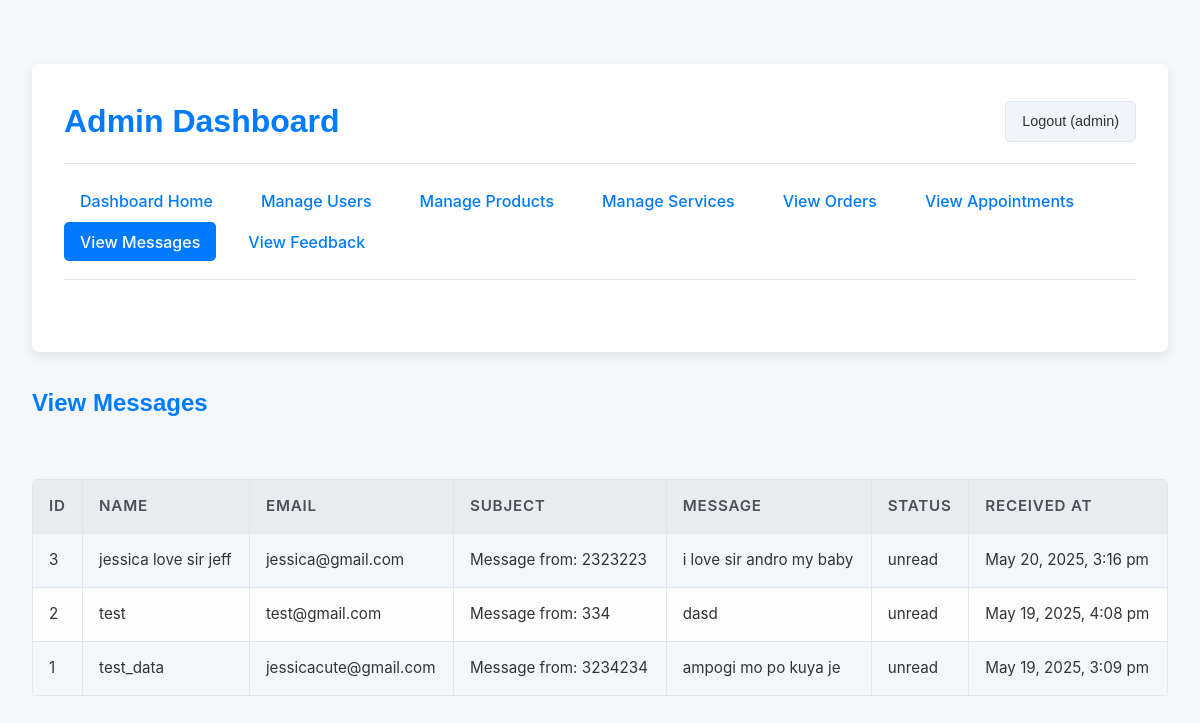
Page /admin/view_messages.php (signed in) on the committed database.
### tables this page shows
CREATE TABLE `messages` (
  `id` int(11) NOT NULL,
  `name` varchar(100) NOT NULL,
  `email` varchar(100) NOT NULL,
  `subject` varchar(200) DEFAULT NULL,
  `message` text NOT NULL,
  `status` enum('unread','read') DEFAULT 'unread',
  `created_at` timestamp NOT NULL DEFAULT current_timestamp()
);

### admin/view_messages.php (the view, shortened to what this page needs)
<?php
include 'admin_header.php';
$messages_sql = "SELECT id, name, email, subject, message, status, created_at FROM messages ORDER BY created_at DESC";
$messages_result = $conn->query($messages_sql);
?>
<h2>View Messages</h2>
<?php if ($messages_result && $messages_result->num_rows > 0): ?>
    <div class="admin-table-container">
        <table class="admin-table">
            <thead>
                <tr>
                    <th>ID</th>
                    <th>Name</th>
                    <th>Email</th>
                    <th>Subject</th>
                    <th>Message</th>
                    <th>Status</th>
                    <th>Received At</th>
                </tr>
            </thead>
            <tbody>
                <?php while ($message = $messages_result->fetch_assoc()): ?>
                    <tr>
                        <td><?php echo htmlspecialchars($message['id']); ?></td>
                        <td><?php echo htmlspecialchars($message['name']); ?></td>
                        <td><?php echo htmlspecialchars($message['email']); ?></td>
                        <td><?php echo htmlspecialchars($message['subject'] ?? 'N/A'); ?></td>
                        <td><?php echo nl2br(htmlspecialchars($message['message'])); ?></td>
                        <td><?php echo htmlspecialchars($message['status']); ?></td>
                        <td><?php echo date('M j, Y, g:i a', strtotime($message['created_at'])); ?></td>
                    </tr>
                <?php endwhile; ?>
            </tbody>
        </table>
    </div>
<?php else: ?>
    <p>No messages found.</p>
<?php endif; ?>
<?php include 'admin_footer.php'; ?>

### styles.css (style rules this page uses)
:root { --primary-color: #33C3F0; --primary-hover: #1EAEDB; --text-color: #222222; --text-light: #8E9196; --border-color: #e2e8f0; --bg-light: #f1f5f9; --transition-base: 0.3s ease; --container-width: 1280px; }
* { margin: 0; padding: 0; box-sizing: border-box; }
body { font-family: 'Open Sans', sans-serif; color: var(--text-color); line-height: 1.6; }
h1, h2, h3, h4, h5, h6 { font-family: 'Poppins', sans-serif; font-weight: 600; }
.admin-table-container { overflow-x: auto; -webkit-overflow-scrolling: touch; margin-bottom: 1rem; }
.admin-table { width: 1000px; border-collapse: collapse; min-width: 600px; }
.admin-table th, .admin-table td { border: 1px solid var(--border-color); padding: 0.75rem; text-align: left; white-space: nowrap; }
.admin-table th { background-color: var(--bg-light); font-weight: 600; }
.admin-table tbody tr:nth-child(even) { background-color: #fdfdfd; }

### admin/admin_header.php (style rules this page uses)
body { font-family: -apple-system, BlinkMacSystemFont, "Segoe UI", Roboto, "Helvetica Neue", Arial, sans-serif; background-color: #f4f7f9; color: #333; margin: 0; line-height: 1.6; padding: 2rem; }
h1, h2, h3 { color: var(--primary-color, #2c3e50); margin-top: 0; margin-bottom: 1.5rem; font-weight: 600; }
h2 { font-size: 1.5em; }
.admin-table { width: 100%; border-collapse: collapse; margin-top: 2rem; box-shadow: 0 2px 8px rgba(0,0,0,0.05); border-radius: 6px; overflow: hidden; }
.admin-table th, .admin-table td { border: 1px solid #e0e6ed; padding: 0.9rem 1rem; text-align: left; font-size: 0.95rem; vertical-align: middle; }
.admin-table th { background-color: #e9ecef; color: #495057; font-weight: 600; text-transform: uppercase; letter-spacing: 0.05em; }
.admin-table tr:nth-child(even) { background-color: #f8f9fa; }
:root { --primary-color: #007bff; --primary-hover: #0056b3; --danger-color: #dc3545; --secondary-color: #6c757d; }

### rows in the picture
messages: id "3", name "jessica love sir jeff", email "jessica@gmail.com", subject "Message from: 2323223", message "i love sir andro my baby", status "unread", created_at "May 20, 2025, 3:16 pm"
messages: id "2", name "test", email "test@gmail.com", subject "Message from: 334", message "dasd", status "unread", created_at "May 19, 2025, 4:08 pm"
messages: id "1", name "test_data", email "jessicacute@gmail.com", subject "Message from: 3234234", message "ampogi mo po kuya je", status "unread", created_at "May 19, 2025, 3:09 pm"

### other values in the picture
$_SESSION['user_name'] "admin"
